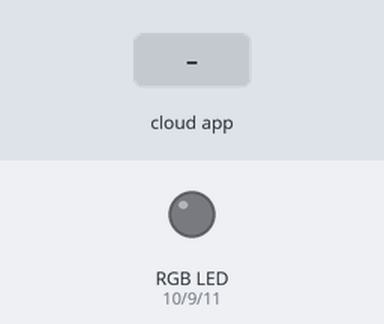
Bench run of a sketch on a simulated Arduino Uno, built with avr-gcc and run on an emulated ATmega328P. Shown: an RGB LED mixed from three pins (HIGH = lit). Inputs (shaded band) come from the test bench. The RemoteXY app is connected.

Above: at 1.2 s.
1.3 s: the phone or cloud app sets SWITCH to 1
At 2.05 s:
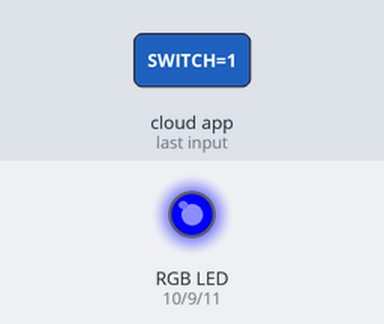
At 2.77 s:
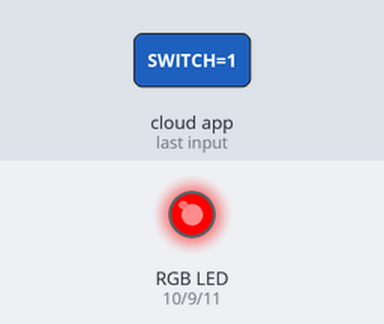
4.3 s: the phone or cloud app sets TIMER to 25
At 6.68 s:
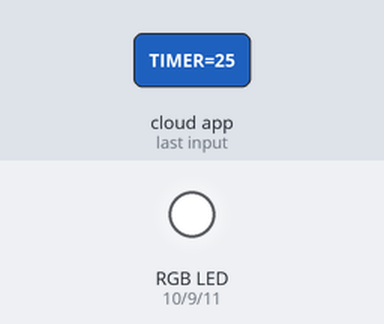
13.3 s: the phone or cloud app sets TIMER to 0
At 13.37 s:
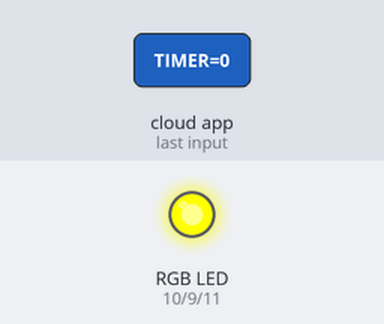
Timing chart, 0 to 15.8 s (numbered marks = the images above; inputs shaded):
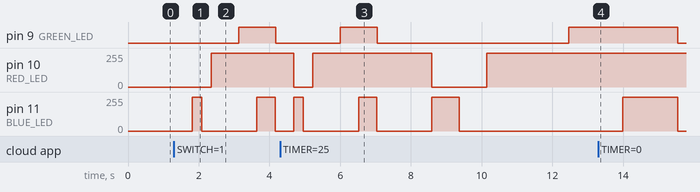

The sketch:

project.ino
```cpp
//////////////////////////////////////////////
//        RemoteXY include library          //
//////////////////////////////////////////////

// RemoteXY select connection mode and include library
#define REMOTEXY_MODE__SOFTSERIAL
#include <SoftwareSerial.h>
unsigned long lastReceiveTime = 0;
unsigned long currentTime = 0;
#include <RemoteXY.h>

// RemoteXY connection settings
#define REMOTEXY_SERIAL_RX 2
#define REMOTEXY_SERIAL_TX 3
#define REMOTEXY_SERIAL_SPEED 9600


// RemoteXY configurate
#pragma pack(push, 1)
uint8_t RemoteXY_CONF[] =   // 59 bytes
  { 255,5,0,0,0,52,0,16,121,1,4,0,10,34,7,18,12,26,4,0,
  29,34,7,18,1,26,4,0,47,34,7,18,6,26,4,0,28,80,7,18,
  243,26,2,0,21,63,22,11,2,26,31,31,79,78,0,79,70,70,0 };

// this structure defines all the variables and events of your control interface
struct {

    // input variables
  int8_t GREEN; // =0..100 slider position
  int8_t RED; // =0..100 slider position
  int8_t BLUE; // =0..100 slider position
  int8_t TIMER; // =0..100 slider position
  uint8_t SWITCH; // =1 if switch ON and =0 if OFF

    // other variable
  uint8_t connect_flag;  // =1 if wire connected, else =0

} RemoteXY;
#pragma pack(pop)

/////////////////////////////////////////////
//           END RemoteXY include          //
/////////////////////////////////////////////


#define RED_LED 10 // Red led is connected on PMW pin 10
#define BLUE_LED 11 // Blue led is connected on PMW pin 11
#define GREEN_LED 9 // Green led is connected on PMW pin 9

int red_switch = 0;
int Switch = 0;
int blue_switch = 0;
int green_switch = 0;
int timer = 0;
int Timer = 0;
int Rbrightness = 0;
int Bbrightness = 0;
int Gbrightness = 0;
int last_state = 0;
void setup()
{
  RemoteXY_Init ();
  Serial.begin(9600);
  pinMode(GREEN_LED, OUTPUT);
  pinMode(RED_LED, OUTPUT);
  pinMode(BLUE_LED, OUTPUT);


  // TODO you setup code

}
void Auto()
{
  int RBright = 0;
  int BBright = 0;
  int GBright = 0;
  int rbrightness = 255;
  int bbrightness = 255;
  int gbrightness = 255;
  analogWrite(BLUE_LED,0);
  analogWrite(GREEN_LED,0);
  analogWrite(RED_LED,0);
//    delay(100);
    for(int i = 0;i<256;i++)
    {
      analogWrite(RED_LED,RBright);
      RBright +=1;
      delay(Timer);
      }
//     delay(Timer+10);

    for(int  i =0;i<256;i++)
    {
      analogWrite(RED_LED,rbrightness);
      analogWrite(BLUE_LED,BBright);
      rbrightness -=1;
      BBright +=1;
      delay(Timer);
      }
      delay(Timer+10);

    for(int i =0;i<256;i++)
    {
      analogWrite(BLUE_LED,bbrightness);
      bbrightness-=1;
      delay(Timer);
      }
//      delay(Timer+10);

   for(int i = 0; i<256;i++)
   {
    analogWrite(GREEN_LED,GBright);
    GBright+=1;
    delay(Timer);
    }
//    delay(Timer+10);

   for(int i = 0;i<256;i++)
   {
    analogWrite(GREEN_LED,gbrightness);
    analogWrite(RED_LED,RBright);
    gbrightness-=1;
    RBright +=1;
    delay(Timer);
    }
//    delay(Timer+10);

  for(int i = 0;i<256;i++)
  {
    analogWrite(RED_LED,rbrightness);
    rbrightness-=1;
    delay(Timer);
    }
//    delay(Timer+10);

  for (int i = 0;i<256;i++)
  {
    analogWrite(BLUE_LED,BBright);
    BBright +=1;
    delay(Timer);
    }
//    delay(Timer+10);

  for(int i = 0;i<256;i++)
  {
    analogWrite(BLUE_LED,bbrightness);
    analogWrite(GREEN_LED,GBright);
    bbrightness-=1;
    GBright+=1;
    delay(Timer);
    }
//    delay(Timer+10);

  for(int i = 0;i<256;i++)
  {
    analogWrite(BLUE_LED,BBright);
    BBright+=1;
    delay(Timer);
    }
//    delay(Timer+10);

  for (int i = 0;i<256;i++)
  {
    analogWrite(RED_LED,RBright);
    RBright +=1;
    delay(Timer);
    }
//    delay(Timer+10);

 for(int i= 0;i<256;i++)
 {
  analogWrite(RED_LED,rbrightness);
  analogWrite(BLUE_LED,bbrightness);
  analogWrite(GREEN_LED,gbrightness);
  rbrightness-=1;
  bbrightness-=1;
  gbrightness-=1;
  delay(Timer);
  }
//  delay(Timer+10);


  }

void loop()
{

  RemoteXY_Handler ();
  red_switch = RemoteXY.RED;
  blue_switch = RemoteXY.BLUE;
  green_switch = RemoteXY.GREEN;
  Switch = RemoteXY.SWITCH;
  timer = RemoteXY.TIMER;
  Timer = map(timer,0,100,1,10);
  if(Switch == 0){
     int rBright = 0;
     int bBright = 0;
     int gBright = 0;
     rBright = map(red_switch,0,100,0,255);
     bBright = map(blue_switch,0,100,0,255);
     gBright = map(green_switch,0,100,0,255);
     analogWrite(BLUE_LED,bBright);
     analogWrite(GREEN_LED,gBright);
     analogWrite(RED_LED,rBright);
    }
  if(Switch == 1){
    Auto();}


}


  //analogWrite(RED_LED,0);


  // TODO you loop code
  // use the RemoteXY structure for data transfer
  // do not call delay()
```

Measured:
- after the input at 1.3 s, pin 9 (GREEN_LED): LOW → HIGH after 1.8 s, → LOW 1.0 s later; pin 10 (RED_LED): 0/255 → 255/255 after 1.0 s; pin 11 (BLUE_LED): 0/255 → 255/255 after 0.52 s, → 0/255 0.27 s later, → 255/255 1.6 s later, → 0/255 0.52 s later
